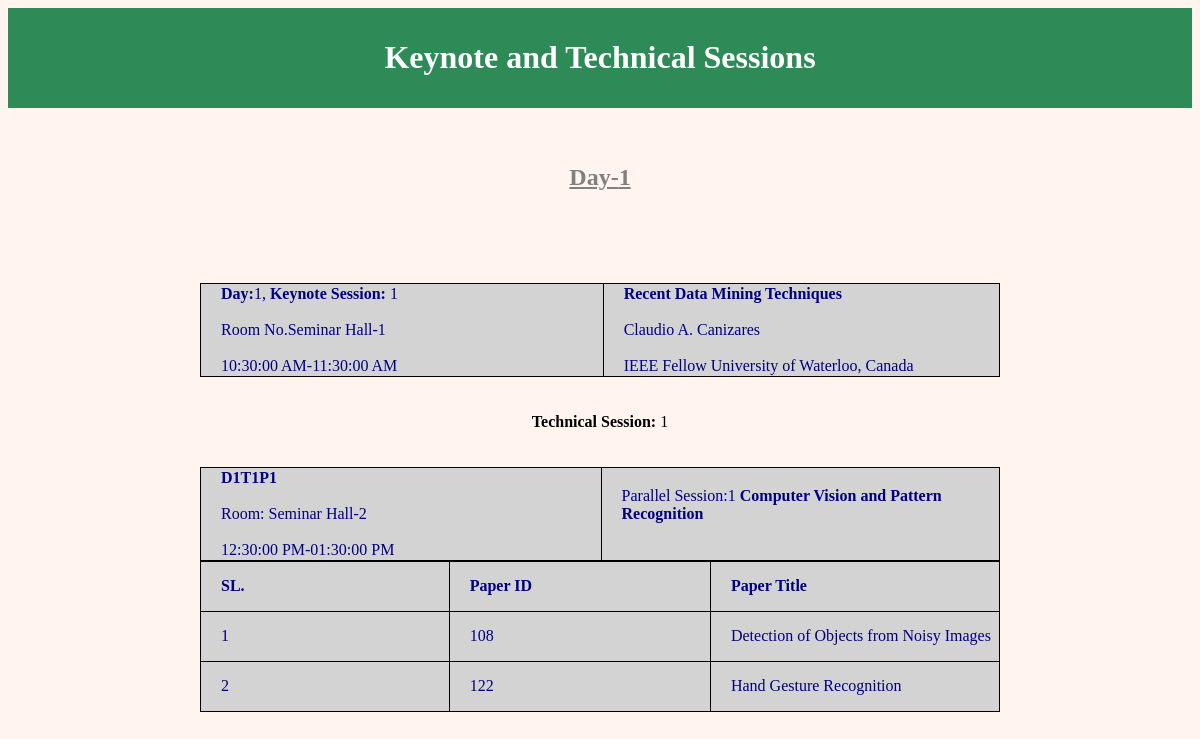
Screenshot of /program.php with the database file from the repository.
### tables this page shows
CREATE TABLE `keynote` (
  `id` int(10) NOT NULL,
  `sessno` int(10) NOT NULL,
  `roomno` varchar(255) NOT NULL,
  `topic` varchar(255) NOT NULL,
  `day` int(10) NOT NULL
);

CREATE TABLE `event` (
  `id` int(10) NOT NULL,
  `day` int(10) NOT NULL,
  `event` varchar(255) NOT NULL,
  `start` time(6) NOT NULL,
  `end` time(6) NOT NULL
);

CREATE TABLE `speaker` (
  `id` int(10) NOT NULL,
  `topic` varchar(255) NOT NULL,
  `name` varchar(255) NOT NULL,
  `designation` varchar(255) NOT NULL
);

CREATE TABLE `technical` (
  `id` int(10) NOT NULL,
  `tsession` int(10) NOT NULL,
  `psession` int(10) NOT NULL,
  `room` varchar(255) NOT NULL,
  `topic` varchar(255) NOT NULL,
  `day` int(10) NOT NULL
);

CREATE TABLE `accpaper` (
  `auto` int(10) NOT NULL,
  `slno` int(10) NOT NULL,
  `pid` int(10) NOT NULL,
  `title` varchar(255) NOT NULL,
  `id` int(10) NOT NULL
);

### program.php (the view, shortened to what this page needs)
<?php
include("config.php");
?>
<html>
<head>
  <link rel="stylesheet" type="text/css" href="style.css">
<div class="header">
<h1>Keynote and Technical Sessions</h1>
</div>
</head>
<body>
<br><br>
<?php
$sql="select * from form";
$res=mysqli_query($conn,$sql);
while($row = mysqli_fetch_array($res))
{
	$start=strtotime($row['date']);
	$end=strtotime($row['date6']);
	$day=($end-$start)/60/60/24;
	$day=$day+1;
}
for($i=1;$i<=@$day;$i++){
	echo "<center>"."<h2><b><u>Day-".$i."</u></b></h2><br><br> "."</center>";
    echo "<br>";
	echo "<br>";
	$sql="select * from keynote";
$res=mysqli_query($conn,$sql);
while($row = mysqli_fetch_array($res))
{
	echo "<center><table>";
	if($row['day']==$i){
	echo "<tr><td><b>Day:</b>".$i.", <b>Keynote Session:</b> ".$row['sessno']."<br><br>";
	echo "Room No.".$row['roomno']."<br><br>";
	$topic=$row['topic'];
	$sessno=$row['sessno'];
	$sql2="select * from speaker where topic like '%$topic%'";
    $res2=mysqli_query($conn,$sql2);
	$row2 = mysqli_fetch_array($res2);
	$name=$row2['name'];
	$sql1="select * from event where event like '%$name%' and event like '%Keynote%' and event like '%$sessno%'";
    if($res1=mysqli_query($conn,$sql1)){
	$row1 = mysqli_fetch_array($res1);
	$start=$row1['start'];
	$end=$row1['end'];
	echo date('h:i:s A',strtotime($start));
	echo "-".date('h:i:s A',strtotime($end))."</td>";
	echo "<td><strong>".$topic."</strong><br><br>";
	echo $name."<br><br>";
	echo $row2['designation']."</td>";
	echo "</tr>";
echo "</table></center>";
	}
	else echo "No Matching Data Found!";
}
}
	echo "<br>";
	echo "<br>";
$sql3="select * from technical";
$res3=mysqli_query($conn,$sql3);
while($row3 = mysqli_fetch_array($res3))
{
	if($row3['day']==$i){
		$tsession=$row3['tsession'];
		$psession=$row3['psession'];
		$id=$row3['id'];
	echo "<center><b>Technical Session:</b> ".$tsession."</center><br><br>";
	echo "<center><table>";
	echo "<tr>";
	echo "<td><b>D".$i."T".$tsession."P".$psession."</b><br><br>";
	echo "Room: ".$row3['room']."<br><br>";
	$topic=$row3['topic'];
	$sql4="select * from event where event like '%Technical Sessions%' and event like '%$tsession%'";
    $res4=mysqli_query($conn,$sql4);
	$row4 = mysqli_fetch_array($res4);
	$start=$row4['start'];
	$end=$row4['end'];
	echo date('h:i:s A',strtotime($start))."-".date('h:i:s A',strtotime($end))."</td>";
	echo "<td>Parallel Session:".$psession." <strong> ".$topic."</strong> <br><br> ";
	echo "</td>";
	echo "<center><table>";
	$sql5="select * from accpaper where id='$id'";
$res5=mysqli_query($conn,$sql5);
echo "<tr>";
echo "<td><b>SL.</b></td><td><b>Paper ID</b></td><td><b>Paper Title</b></td>";
echo "</tr>";
while($row5 = mysqli_fetch_array($res5))
{
	echo "<tr>";
	$slno=$row5['slno'];
	$pid=$row5['pid'];
	$title=$row5['title'];
	echo "<td>".$slno."</td>";
	echo "<td>".$pid."</td>";
	echo "<td>".$title."</td>";
	echo "</tr>";
}
echo "</table></center>";
}
echo "</tr>";
echo "</table></center>";
}
echo "<br>";
	echo "<br>";
}
?>
<br><br>
</body>
</html>

### style.css (style rules this page uses)
.header { background-color:SeaGreen; text-align:center; color:white; padding-top:10px; padding-left:10px; padding-right:10px; padding-bottom:10px; }
h2 { color:gray; text-align:center; }
body { background-color:SeaShell; }
table { border-collapse:collapse; width:50%; background-color:lightgray; }
table,th,td { border:1px solid black; width:800px; height:50px; padding-left:20px; color:navy; }

### rows the page displays
keynote: sessno "1", roomno "Seminar Hall-1", event.start "10:30:00 AM", event.end "11:30:00 AM", topic "Recent Data Mining Techniques", speaker.name "Claudio A. Canizares", speaker.designation "IEEE Fellow University of Waterloo, Canada"
technical: tsession "1", psession "1", room "Seminar Hall-2", event.start "12:30:00 PM", event.end "01:30:00 PM", topic "Computer Vision and Pattern Recognition"
accpaper: slno "1", pid "108", title "Detection of Objects from Noisy Images"
accpaper: slno "2", pid "122", title "Hand Gesture Recognition"
